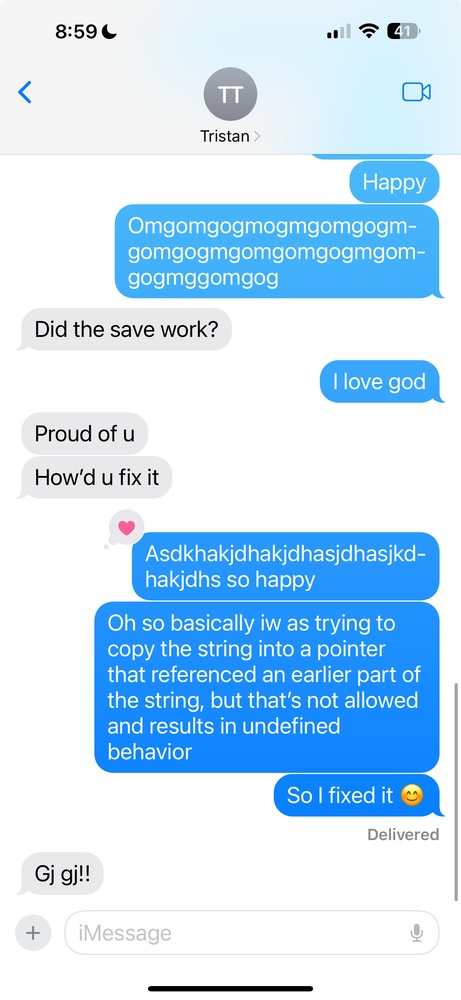
#> input picture rizzlabs/test_ss2.jpeg, 461 x 1000 px, shrunk from 1290 x 2796 before the run
$ python test2.py
#> lines starting #> are read from the running program, lines starting #| are printed output that depends on the picture; after the words box and inside, x2 and y2 are one past the last pixel; in counts of white or black regions, pixels touching at a corner belong together
import cv2
import numpy as np
import matplotlib.pyplot as plt
from PIL import Image
import pytesseract

# Load the image
image_path = 'test_ss2.jpeg'
image = Image.open(image_path)
#> image is the input picture: PIL image 461x1000 RGB; mean R, G, B 195.1, 223.9, 247.9
image_cv = cv2.cvtColor(np.array(image), cv2.COLOR_RGB2BGR)

# Convert the image to grayscale
gray = cv2.cvtColor(image_cv, cv2.COLOR_BGR2GRAY)
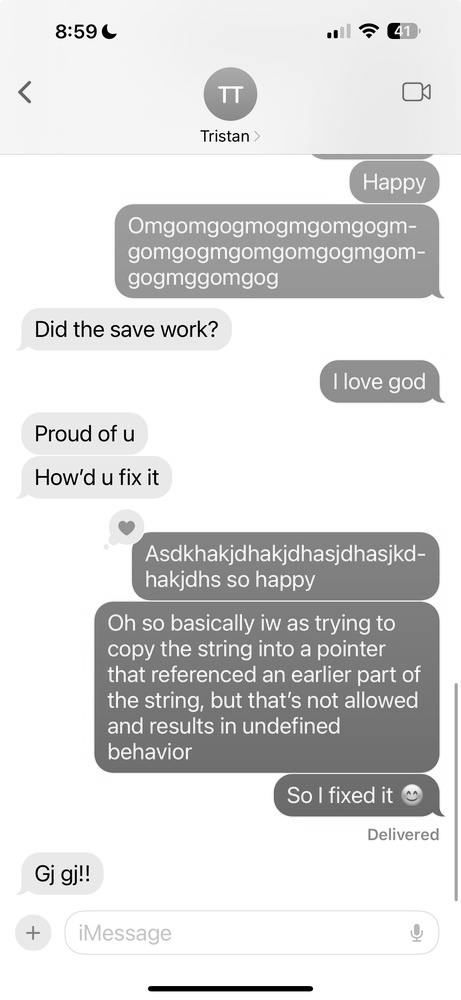
#> gray: shape (1000, 461); min 0, max 255, mean 218

# Apply Gaussian blur to smooth the image
blurred = cv2.GaussianBlur(gray, (5, 5), 0)
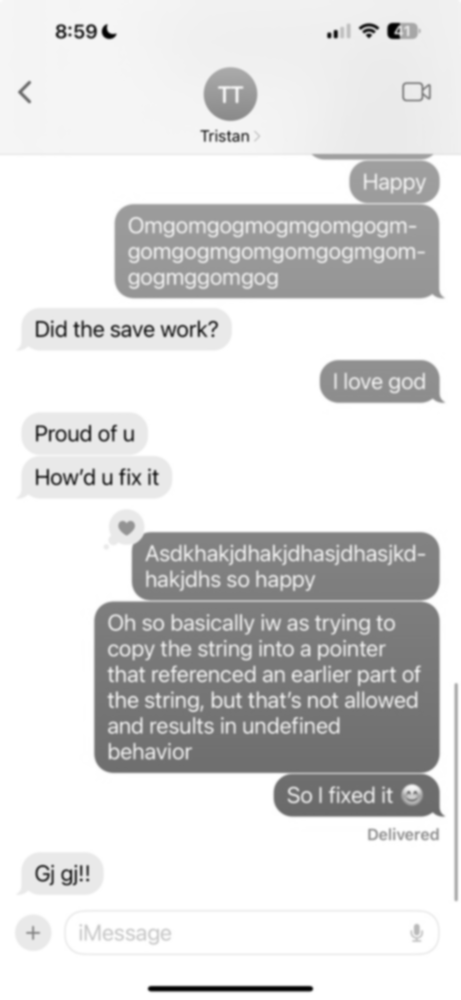
#> blurred: shape (1000, 461); min 1, max 255, mean 218

# Use a binary threshold to create a mask
_, binary = cv2.threshold(blurred, 120, 255, cv2.THRESH_BINARY_INV)  # Adjust threshold value if necessary
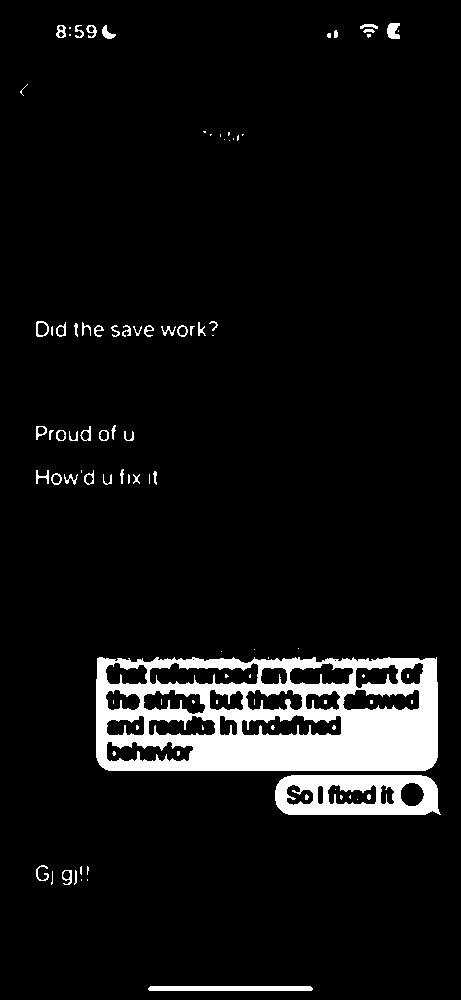
#> binary: shape (1000, 461); 7.2% white; 97 white regions (52 under 20 px), largest, box (x1, y1, x2, y2) and area: (96, 657, 438, 771) 25120, (275, 775, 441, 815) 4612, (148, 986, 313, 991) 817

# Apply edge detection
edges = cv2.Canny(blurred, 50, 150)
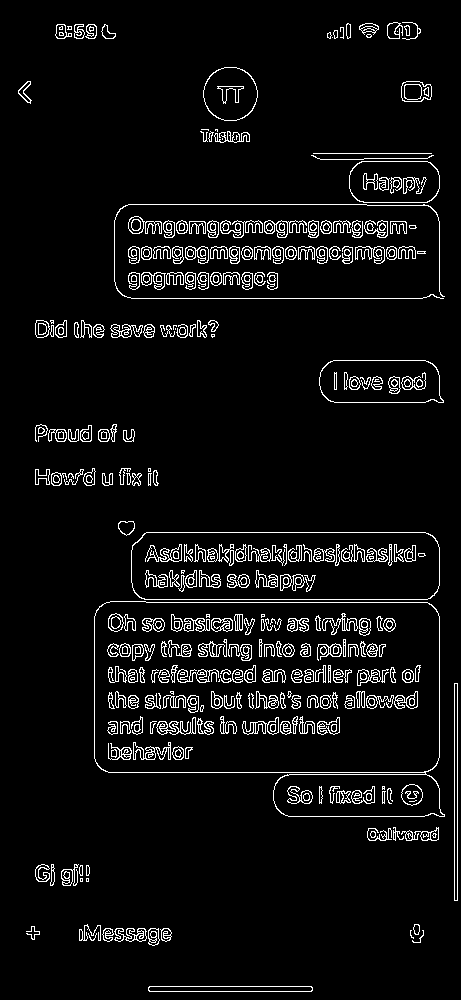
#> edges: shape (1000, 461); 5.6% white in thin lines or dots

# Find contours in the edged image
contours, _ = cv2.findContours(edges, cv2.RETR_EXTERNAL, cv2.CHAIN_APPROX_SIMPLE)
#> contours = 156 contours, 41 with area under 20; largest, box (x1, y1, x2, y2) and area: (94, 601, 445, 817) 65200, (131, 532, 440, 600) 20337, (319, 360, 444, 403) 4821, (349, 161, 440, 203) 3452, (203, 67, 258, 121) 2278


plt.figure(figsize=(10, 5))

# Display RGB Image (PIL version)


# # Apply thresholding to get a binary image
# _, binary = cv2.threshold(gray, 150, 255, cv2.THRESH_BINARY_INV)

# # plt.imshow(binary)
# # plt.show()

# # Find contours
# contours, _ = cv2.findContours(binary, cv2.RETR_EXTERNAL, cv2.CHAIN_APPROX_SIMPLE)

# Check the number of contours detected
print(f"Number of contours found: {len(contours)}")
#| Number of contours found: 156

# Draw contours on the original image (use -1 to draw all contours)
cv2.drawContours(image_cv, contours, -1, (0, 255, 0), 3)
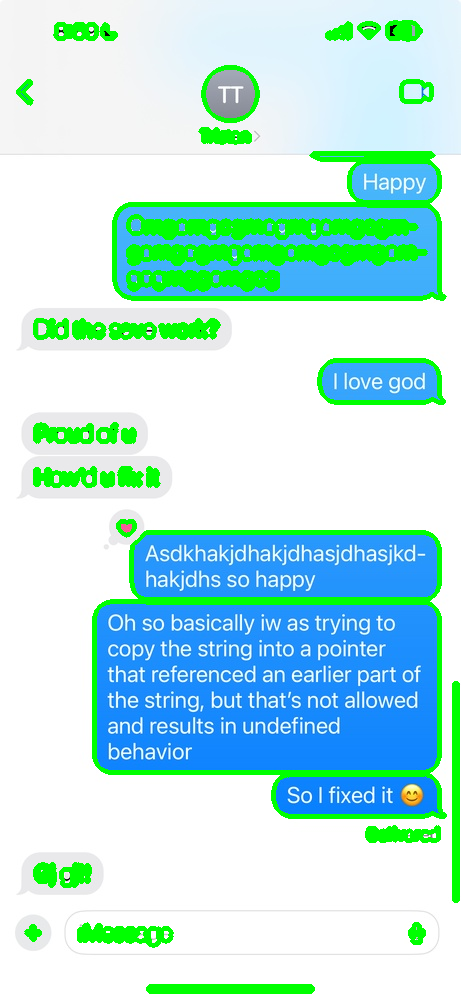
#> image_cv: shape (1000, 461, 3); mean B, G, R 225.1, 230.5, 180

# Display the image with contours
plt.figure(figsize=(10, 5))
plt.imshow(cv2.cvtColor(image_cv, cv2.COLOR_BGR2RGB))
plt.title('Image with Contours')
plt.axis('off')
plt.show()

# Initialize lists to hold text and sender information
text_array = []
senders = []
# print(contours)
# Loop through contours to detect text bubbles and perform OCR
for contour in contours:
    # print(contour)
    # Get the bounding box of the contour
    x, y, w, h = cv2.boundingRect(contour)
    # print(str(x) + " " + str(y) + " " + str(w) + " " + str(h))

    aspect_ratio = float(w) / h if h != 0 else 0

    # Extract the text bubble region
    bubble = image_cv[y:y+h, x:x+w]

    # Perform OCR on the text bubble
#> (the run stopped early here; a loop or call above may not have finished)
